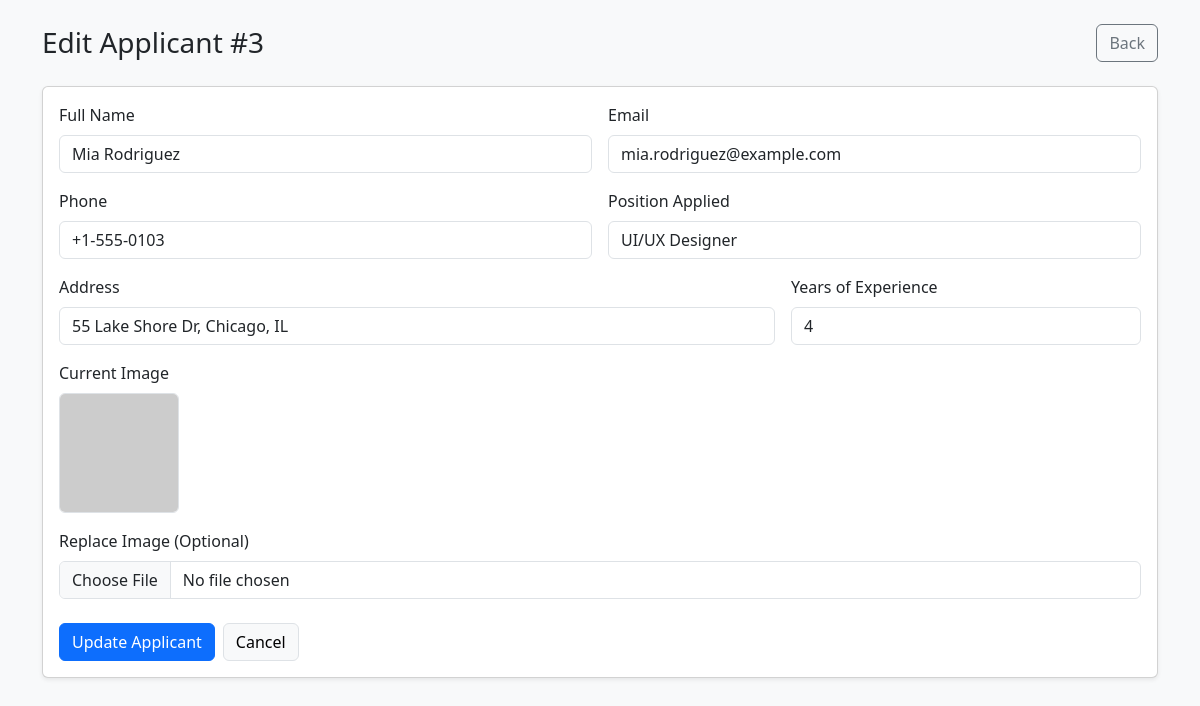
The page /edit.php?id=3 on the database its author committed.
### tables this page shows
CREATE TABLE IF NOT EXISTS applicants (
    id BIGINT UNSIGNED NOT NULL AUTO_INCREMENT PRIMARY KEY,
    full_name VARCHAR(120) NOT NULL,
    email VARCHAR(150) NOT NULL,
    phone VARCHAR(30) NOT NULL,
    address VARCHAR(255) NOT NULL,
    position_applied VARCHAR(120) NOT NULL,
    years_experience INT UNSIGNED NOT NULL,
    image_path VARCHAR(255) NOT NULL,
    created_at TIMESTAMP NOT NULL DEFAULT CURRENT_TIMESTAMP,
    updated_at TIMESTAMP NOT NULL DEFAULT CURRENT_TIMESTAMP ON UPDATE CURRENT_TIMESTAMP
);

### functions.php (called while the page is built, shortened)
<?php
function e(string $value): string
{
    return htmlspecialchars($value, ENT_QUOTES, 'UTF-8');
}

### edit.php (the view, shortened to what this page needs)
<?php
require __DIR__ . '/functions.php';
$pdo = getPdo();
$id = isset($_GET['id']) ? (int) $_GET['id'] : 0;
$stmt = $pdo->prepare('SELECT * FROM applicants WHERE id = :id');
$stmt->execute([':id' => $id]);
$applicant = $stmt->fetch();
$errors = $_SESSION['errors'] ?? [];
$old = $_SESSION['old'] ?? [];
$view = [
    'full_name' => (string) ($old['full_name'] ?? $applicant['full_name']),
    'email' => (string) ($old['email'] ?? $applicant['email']),
    'phone' => (string) ($old['phone'] ?? $applicant['phone']),
    'address' => (string) ($old['address'] ?? $applicant['address']),
    'position_applied' => (string) ($old['position_applied'] ?? $applicant['position_applied']),
    'years_experience' => (string) ($old['years_experience'] ?? $applicant['years_experience']),
];
?>
<!doctype html>
<html lang="en">
<head>
    <link href="https://cdn.jsdelivr.net/npm/bootstrap@5.3.3/dist/css/bootstrap.min.css" rel="stylesheet">
</head>
<body class="bg-light">
<div class="container py-4">
    <div class="mb-4 d-flex justify-content-between align-items-center">
        <h1 class="h3 mb-0">Edit Applicant #<?= (int) $applicant['id'] ?></h1>
        <a href="index.php" class="btn btn-outline-secondary">Back</a>
    </div>
    <div class="card shadow-sm">
        <div class="card-body">
            <form action="update.php?id=<?= (int) $applicant['id'] ?>" method="post" enctype="multipart/form-data" novalidate>
                <div class="row g-3">
                    <div class="col-md-6">
                        <label class="form-label">Full Name</label>
                        <input type="text" name="full_name" class="form-control <?= isset($errors['full_name']) ? 'is-invalid' : '' ?>" value="<?= e($view['full_name']) ?>">
                    </div>
                    <div class="col-md-6">
                        <label class="form-label">Email</label>
                        <input type="email" name="email" class="form-control <?= isset($errors['email']) ? 'is-invalid' : '' ?>" value="<?= e($view['email']) ?>">
                    </div>
                    <div class="col-md-6">
                        <label class="form-label">Phone</label>
                        <input type="text" name="phone" class="form-control <?= isset($errors['phone']) ? 'is-invalid' : '' ?>" value="<?= e($view['phone']) ?>">
                    </div>
                    <div class="col-md-6">
                        <label class="form-label">Position Applied</label>
                        <input type="text" name="position_applied" class="form-control <?= isset($errors['position_applied']) ? 'is-invalid' : '' ?>" value="<?= e($view['position_applied']) ?>">
                    </div>
                    <div class="col-md-8">
                        <label class="form-label">Address</label>
                        <input type="text" name="address" class="form-control <?= isset($errors['address']) ? 'is-invalid' : '' ?>" value="<?= e($view['address']) ?>">
                    </div>
                    <div class="col-md-4">
                        <label class="form-label">Years of Experience</label>
                        <input type="number" name="years_experience" min="0" class="form-control <?= isset($errors['years_experience']) ? 'is-invalid' : '' ?>" value="<?= e($view['years_experience']) ?>">
                    </div>
                    <div class="col-12">
                        <label class="form-label d-block">Current Image</label>
                        <img src="<?= e((string) $applicant['image_path']) ?>" alt="Applicant Image" class="rounded border" style="width:120px;height:120px;object-fit:cover;">
                    </div>
                    <div class="col-12">
                        <label class="form-label">Replace Image (Optional)</label>
                        <input type="file" name="image" accept="image/*" class="form-control <?= isset($errors['image']) ? 'is-invalid' : '' ?>">
                    </div>
                </div>
                <div class="mt-4 d-flex gap-2">
                    <button type="submit" class="btn btn-primary">Update Applicant</button>
                    <a href="index.php" class="btn btn-light border">Cancel</a>
                </div>
            </form>
        </div>
    </div>
</div>
</body>
</html>

### rows shown on the page
applicants: id "3", full_name "Mia Rodriguez", email "mia.rodriguez@example.com", phone "+1-555-0103", position_applied "UI/UX Designer", address "55 Lake Shore Dr, Chicago, IL", years_experience "4"
